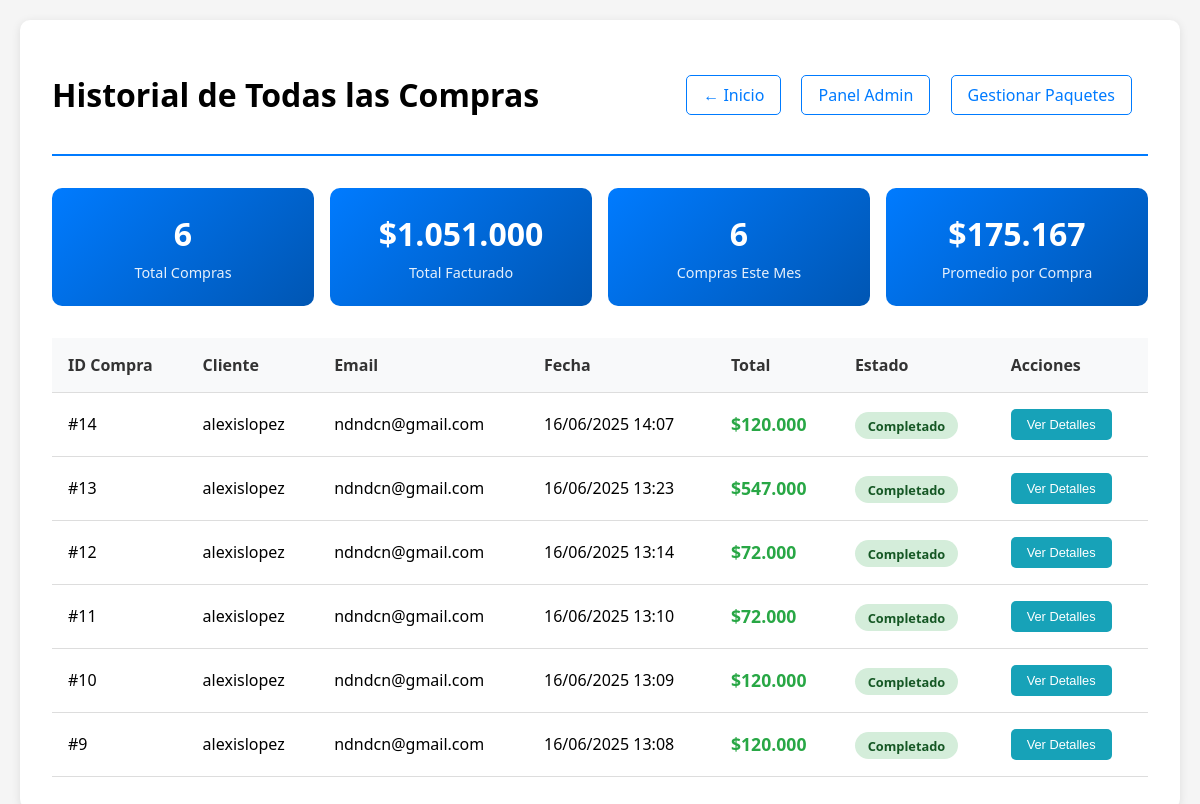
The app's page /pages/historial.php (signed in) with its own data.
### tables this page shows
CREATE TABLE `historial` (
  `ID_historial` int(11) NOT NULL,
  `ID_usuario` int(11) NOT NULL,
  `ID_pago` int(11) NOT NULL,
  `fecha_compra` datetime NOT NULL DEFAULT current_timestamp(),
  `total_compra` decimal(10,2) NOT NULL,
  `estado` varchar(50) NOT NULL DEFAULT 'completado',
  `detalles` text DEFAULT NULL
);

CREATE TABLE `usuario` (
  `ID_usuario` int(11) NOT NULL,
  `usuario` varchar(30) NOT NULL,
  `contraseña` varchar(255) NOT NULL,
  `email` varchar(50) NOT NULL,
  `telefono` int(20) NOT NULL,
  `rol` varchar(50) NOT NULL
);

### pages/historial.php (the view, shortened to what this page needs)
<?php
include('../controller/conexionbd.php');
function esAdmin() {
    return isset($_SESSION['rol']) && $_SESSION['rol'] === 'admin';
}
$esAdmin = esAdmin();
$ID_usuario = $_SESSION['ID_usuario'];
function obtenerHistorial($esAdmin, $ID_usuario, $conexion) {
    if($esAdmin) {
        $consulta = "SELECT h.*, u.usuario, u.email, p.fecha_pago
                    FROM historial h
                    INNER JOIN usuario u ON h.ID_usuario = u.ID_usuario
                    INNER JOIN pagos p ON h.ID_pago = p.ID_pago
                    ORDER BY h.fecha_compra DESC";
        $resultado = mysqli_query($conexion, $consulta);
    }
    return $resultado;
}
$historial = obtenerHistorial($esAdmin, $ID_usuario, $Ruta);
?>
<!DOCTYPE html>
<html lang="es">
<head>
</head>
<body>
    <div class="container">
        <div class="header">
            <h1><?php echo $esAdmin ? 'Historial de Todas las Compras' : 'Mi Historial de Compras'; ?></h1>
            <div>
                <a href="../index.php" class="nav-link">← Inicio</a>
                <?php if($esAdmin): ?>
                    <a href="admin-panel.php" class="nav-link">Panel Admin</a>
                    <a href="paquetes.php" class="nav-link">Gestionar Paquetes</a>
                <?php else: ?>
                    <a href="paquetes.php" class="nav-link">Ver Paquetes</a>
                    <a href="cart.php" class="nav-link">Mi Carrito</a>
                <?php endif; ?>
            </div>
        </div>
        <?php
        $total_compras = 0;
        $total_gastado = 0;
        $compras_mes = 0;
        if($historial && mysqli_num_rows($historial) > 0) {
            $historial_data = [];
            while($row = mysqli_fetch_assoc($historial)) {
                $historial_data[] = $row;
                $total_compras++;
                $total_gastado += $row['total_compra'];
                $fecha_compra = new DateTime($row['fecha_compra']);
                $fecha_actual = new DateTime();
                if($fecha_compra->format('Y-m') == $fecha_actual->format('Y-m')) {
                    $compras_mes++;
                }
            }
        }
        ?>
        <div class="stats">
            <div class="stat-card">
                <div class="stat-number"><?php echo $total_compras; ?></div>
                <div class="stat-label"><?php echo $esAdmin ? 'Total Compras' : 'Mis Compras'; ?></div>
            </div>
            <div class="stat-card">
                <div class="stat-number">$<?php echo number_format($total_gastado, 0, ',', '.'); ?></div>
                <div class="stat-label"><?php echo $esAdmin ? 'Total Facturado' : 'Total Gastado'; ?></div>
            </div>
            <div class="stat-card">
                <div class="stat-number"><?php echo $compras_mes; ?></div>
                <div class="stat-label">Compras Este Mes</div>
            </div>
            <?php if($esAdmin): ?>
            <div class="stat-card">
                <div class="stat-number">$<?php echo $total_compras > 0 ? number_format($total_gastado / $total_compras, 0, ',', '.') : '0'; ?></div>
                <div class="stat-label">Promedio por Compra</div>
            </div>
            <?php endif; ?>
        </div>
        <?php if(isset($historial_data) && count($historial_data) > 0): ?>
            <table class="historial-table">
                <thead>
                    <tr>
                        <th>ID Compra</th>
                        <?php if($esAdmin): ?>
                            <th>Cliente</th>
                            <th>Email</th>
                        <?php endif; ?>
                        <th>Fecha</th>
                        <th>Total</th>
                        <th>Estado</th>
                        <th>Acciones</th>
                    </tr>
                </thead>
                <tbody>
                    <?php foreach($historial_data as $row): ?>
                        <tr>
                            <td>#<?php echo $row['ID_pago']; ?></td>
                            <?php if($esAdmin): ?>
                                <td><?php echo htmlspecialchars($row['usuario']); ?></td>
                                <td><?php echo htmlspecialchars($row['email']); ?></td>
                            <?php endif; ?>
                            <td><?php echo date('d/m/Y H:i', strtotime($row['fecha_compra'])); ?></td>
                            <td class="total">$<?php echo number_format($row['total_compra'], 0, ',', '.'); ?></td>
                            <td>
                                <span class="estado estado-<?php echo $row['estado']; ?>">
                                    <?php echo ucfirst($row['estado']); ?>
                                </span>
                            </td>
                            <td>
                                <button class="detalles-btn" onclick="toggleDetalles(<?php echo $row['ID_pago']; ?>)">
                                    Ver Detalles
                                </button>
                            </td>
                        </tr>
                    <?php endforeach; ?>
                </tbody>
            </table>
        <?php endif; ?>
    </div>
</body>
</html>

### pages/historial.php (style rules this page uses)
body { font-family: 'Segoe UI', sans-serif; margin: 0; padding: 20px; background-color: #f5f5f5; }
.container { max-width: 1200px; margin: 0 auto; background: white; padding: 2rem; border-radius: 10px; box-shadow: 0 2px 10px rgba(0,0,0,0.1); }
.header { display: flex; justify-content: space-between; align-items: center; margin-bottom: 2rem; padding-bottom: 1rem; border-bottom: 2px solid #007bff; }
.nav-link { display: inline-block; margin-right: 1rem; color: #007bff; text-decoration: none; padding: 0.5rem 1rem; border: 1px solid #007bff; border-radius: 5px; transition: all 0.3s; }
.stats { display: grid; grid-template-columns: repeat(auto-fit, minmax(200px, 1fr)); gap: 1rem; margin-bottom: 2rem; }
.stat-card { background: linear-gradient(135deg, #007bff, #0056b3); color: white; padding: 1.5rem; border-radius: 10px; text-align: center; }
.stat-number { font-size: 2rem; font-weight: bold; margin-bottom: 0.5rem; }
.stat-label { font-size: 0.9rem; opacity: 0.9; }
.historial-table { width: 100%; border-collapse: collapse; margin-top: 1rem; }
.historial-table th, .historial-table td { padding: 1rem; text-align: left; border-bottom: 1px solid #ddd; }
.historial-table th { background-color: #f8f9fa; font-weight: bold; color: #333; }
.estado { padding: 0.3rem 0.8rem; border-radius: 20px; font-size: 0.8rem; font-weight: bold; }
.estado-completado { background-color: #d4edda; color: #155724; }
.total { font-weight: bold; color: #28a745; font-size: 1.1rem; }
.detalles-btn { background: #17a2b8; color: white; border: none; padding: 0.5rem 1rem; border-radius: 5px; cursor: pointer; font-size: 0.8rem; }

### records on screen
historial: ID_pago "14", ID_usuario.usuario "alexislopez", ID_usuario.email "ndndcn@gmail.com", fecha_compra "16/06/2025 14:07", total_compra "120.000", estado "Completado"
historial: ID_pago "13", ID_usuario.usuario "alexislopez", ID_usuario.email "ndndcn@gmail.com", fecha_compra "16/06/2025 13:23", total_compra "547.000", estado "Completado"
historial: ID_pago "12", ID_usuario.usuario "alexislopez", ID_usuario.email "ndndcn@gmail.com", fecha_compra "16/06/2025 13:14", total_compra "72.000", estado "Completado"
historial: ID_pago "11", ID_usuario.usuario "alexislopez", ID_usuario.email "ndndcn@gmail.com", fecha_compra "16/06/2025 13:10", total_compra "72.000", estado "Completado"
historial: ID_pago "10", ID_usuario.usuario "alexislopez", ID_usuario.email "ndndcn@gmail.com", fecha_compra "16/06/2025 13:09", total_compra "120.000", estado "Completado"
historial: ID_pago "9", ID_usuario.usuario "alexislopez", ID_usuario.email "ndndcn@gmail.com", fecha_compra "16/06/2025 13:08", total_compra "120.000", estado "Completado"

### other values on screen
$total_compras "6"
$total_gastado "1.051.000"
$compras_mes "6"
$total_gastado / $total_compras "175.167"
